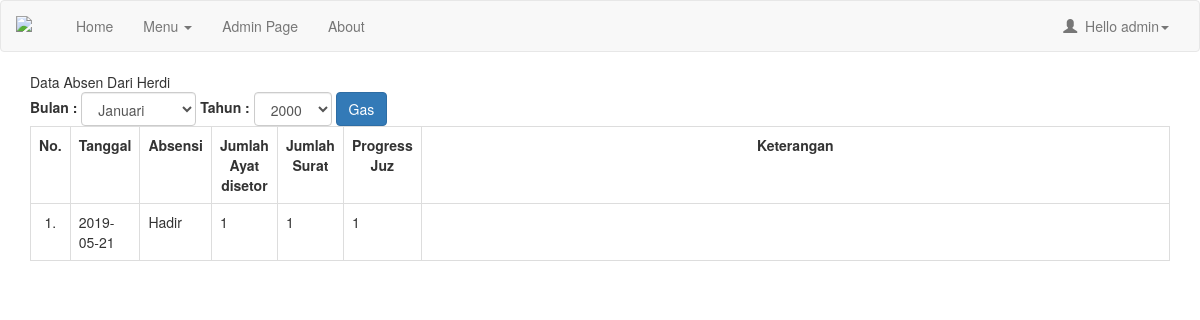
The app's page /admin/index.php?m=absenlengkap&ID=8 (signed in), older data.
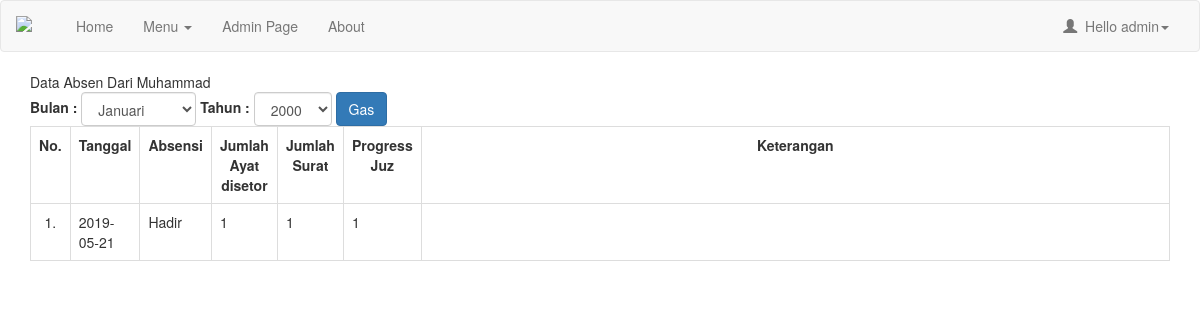
The same page, newer data.
### tables this page shows
CREATE TABLE `tbsantri` (
  `IdSantri` int(11) NOT NULL,
  `NIS` varchar(20) NOT NULL,
  `TglInput` date NOT NULL,
  `Nama` varchar(50) NOT NULL,
  `NamaLengkap` varchar(100) NOT NULL,
  `JenisKelamin` int(2) NOT NULL,
  `TempatLahir` varchar(40) NOT NULL,
  `TglLahir` date NOT NULL,
  `AnakKe` int(5) NOT NULL,
  `Dari` int(11) NOT NULL,
  `Bahasa` varchar(40) NOT NULL,
  `KebutuhanKhusus` varchar(30) NOT NULL,
  `SekolahTerakhir` varchar(20) NOT NULL,
  `NamaSekolah` varchar(50) NOT NULL,
  `AlamatSekolah` text NOT NULL,
  `TinggalDengan` varchar(30) NOT NULL,
  `NomorKK` varchar(50) NOT NULL,
  `NamaJalan` text NOT NULL,
  `RT` varchar(50) NOT NULL,
  `RW` varchar(50) NOT NULL,
  `Desa` varchar(50) NOT NULL,
  `Kecamatan` varchar(100) NOT NULL,
  `Kabupaten` varchar(100) NOT NULL,
  `Provinsi` varchar(100) NOT NULL,
  `StatusSantri` varchar(30) NOT NULL,
  `IdProgram` int(11) NOT NULL,
  `IdKelas` int(11) NOT NULL
);

### admin/absensi_lengkap.php (the view, shortened to what this page needs)
<?php
include 'config.php';
$ID = mysqli_real_escape_string($conn, $_GET['ID']);
$bulanabs = $_GET['bulanabs'];
$tahunabs = $_GET['tahunabs'];
$sql = "SELECT * FROM tbsantri LEFT JOIN tbabsen ON tbsantri.IdSantri = tbabsen.IdSantri LEFT JOIN tbkelas
ON tbsantri.IdKelas=tbkelas.IdKelas LEFT JOIN tbprogram ON tbsantri.IdProgram = tbprogram.IdProgram WHERE tbsantri.IdSantri='$ID'";
$query = mysqli_query($conn, $sql);
$data = mysqli_fetch_object($query);
echo "Data Absen Dari ".$data->Nama;
?>
<div class="form form-inline">
    <form>
    <label>Bulan : </label>
    <select class="form-control" name="bulanabs">
        <?php
        $namabulan = array("decoy","Januari","Februari","Maret","April","Mei","Juni","Juli","Agustus","September","Oktober","November","Desember");
        for ($index = 1; $index <= 12 ; $index++){?>
            <option value="<?php echo $index ?>"<?=$index == $bulanabs?'selected="selected"':'';?>><?php echo $namabulan[$index]?></option>
        <?php }?>
    </select>
    <label>Tahun : </label>
    <select class="form-control" name="tahunabs">
        <?php
        $tahun = 2000;
        $thsekarang = date('Y');
        while($tahun <= $thsekarang){
        ?>
        <option value="<?php echo $tahun?>"<?=$tahun == $tahunabs?'selected="selected"':'';?>><?php echo $tahun++ ?></option>
        <?php } ?>
    </select>
    <button type="submit" class="btn btn-primary">Gas</button>
    </form>
</div>
<table class="table table-bordered table-hover">
                <tr style="text-align: center">
                    <th style="text-align: center" width="2%" align="center">No. </th>
                    <th style="text-align: center" align="center">Tanggal</th>
                    <th style="text-align: center" align="center">Absensi</th>
                    <th style="text-align: center" align="center">Jumlah Ayat disetor</th>
                    <th style="text-align: center" align="center">Jumlah Surat</th>
                    <th style="text-align: center" align="center">Progress Juz</th>
                    <th style="text-align: center" width="70%" align="center">Keterangan</th>
                </tr>
                <?php
                if ($bulanabs == '' || $tahunabs == ''){
                    $sql1 = "SELECT * FROM tbabsen WHERE IdSantri = '$ID' ORDER BY TanggalAbsen DESC";
                }else{
                    $sql1 = "SELECT * FROM tbabsen WHERE IdSantri = '$ID' AND MONTH(TanggalAbsen) = '$bulanabs' AND YEAR(TanggalAbsen) = '$tahunabs' ORDER BY TanggalAbsen DESC";
                }
                $query1 = mysqli_query($conn, $sql1);
                $no = 1;
                while ($data1 = mysqli_fetch_object($query1)) {
                    if ($data1->Absen == '1'){
                        $absen = 'Hadir';
                    }elseif($data1->Absen == '2'){
                        $absen = 'Sakit';
                    }elseif($data1->Absen == '3'){
                        $absen = 'Izin';
                    }else{
                        $absen = 'Mbolos';
                    }
                    ?>
                <tr class="rowHref" data-href="index.php?m=absen_detail&ID=<?php echo $data1->IdSantri?>">
                    <td align="center" width="2%"><?php echo $no++."."?></td>
                    <td><?php echo $data1->TanggalAbsen?></td>
                    <td><?php echo $absen?></td>
                    <td><?php echo $data1->SetorAyat?></td>
                    <td><?php echo $data1->Surat?></td>
                    <td><?php echo $data1->JuzSaatIni?></td>
                    <td width="70%"><?php echo $data1->KeteranganAbsen?></td>
                </tr>
                <?php } ?>
            </table>

Row changes from the older to the newer data that the page shows:
changed tbsantri: Nama "Herdi" → "Muhammad"
